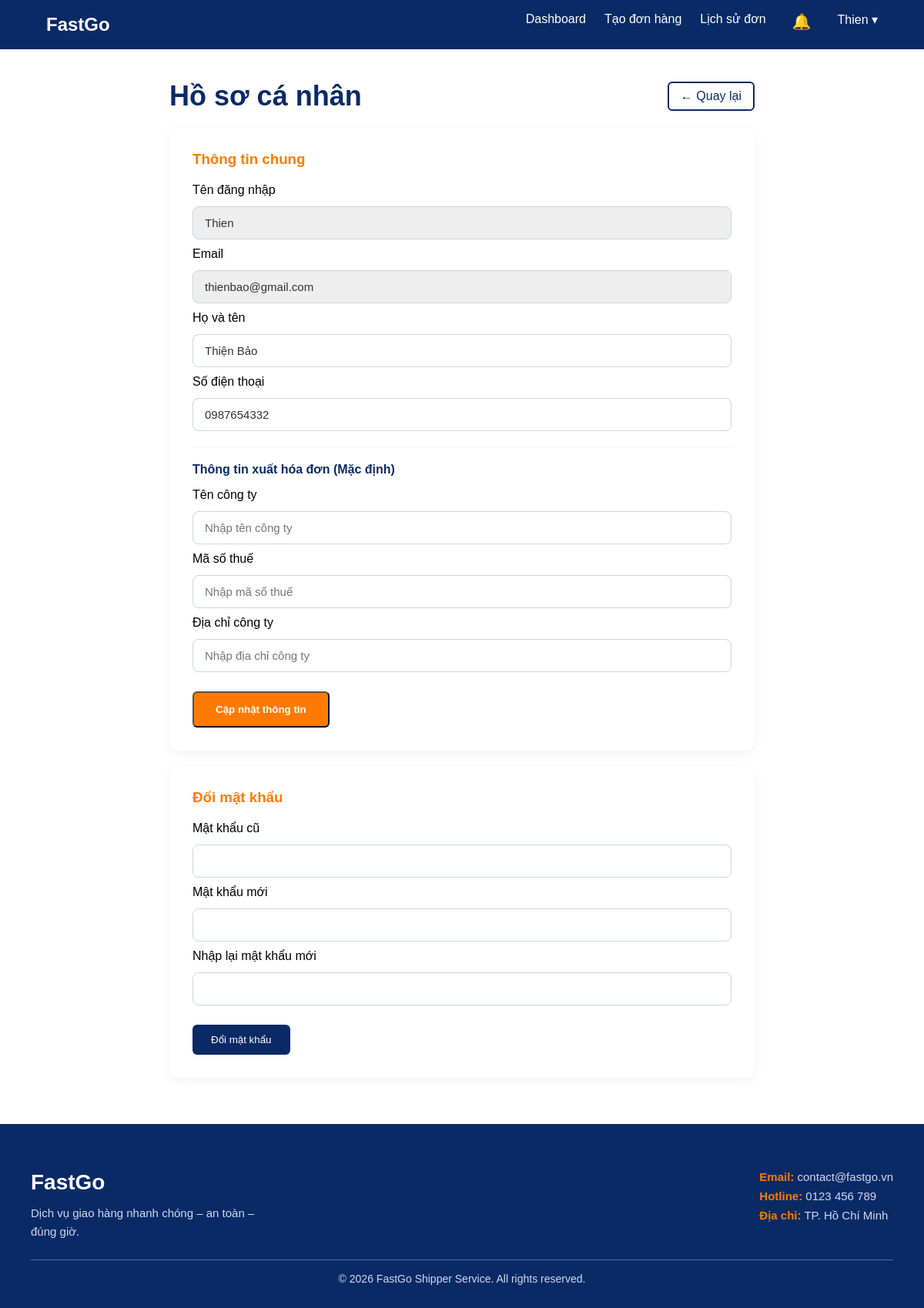
Screenshot of /profile.php (signed in) with the database file from the repository.
### tables this page shows
CREATE TABLE `users` (
    `id` int(11) NOT NULL,
    `username` varchar(50) NOT NULL,
    `fullname` varchar(100) DEFAULT NULL,
    `phone` varchar(20) DEFAULT NULL,
    `password` varchar(255) NOT NULL,
    `role` enum(
        'customer',
        'admin',
        'shipper'
    ) DEFAULT 'customer',
    `created_at` timestamp NOT NULL DEFAULT current_timestamp(),
    `email` varchar(255) DEFAULT NULL,
    `company_name` varchar(255) DEFAULT NULL,
    `tax_code` varchar(50) DEFAULT NULL,
    `company_address` text DEFAULT NULL,
    `is_locked` tinyint(1) NOT NULL DEFAULT 0,
    `lock_reason` varchar(255) DEFAULT NULL,
    `is_approved` tinyint(1) NOT NULL DEFAULT 1
);

### profile.php (the view, shortened to what this page needs)
<?php
require_once 'config/db.php';
$user_id = $_SESSION['user_id'];
$stmt = $conn->prepare("SELECT username, email, fullname, phone, company_name, tax_code, company_address FROM users WHERE id = ?");
$stmt->bind_param("i", $user_id);
$stmt->execute();
$user_info = $stmt->get_result()->fetch_assoc();
?>
<!DOCTYPE html>
<html lang="vi">
<head>
    <link rel="stylesheet" href="assets/css/styles.css?v=<?php echo time(); ?>">
</head>
<body>
    <?php include 'includes/header_user.php'; ?>
    <main class="container" style="padding: 40px 20px; max-width: 800px;">
        <div style="display:flex; justify-content:space-between; align-items:center; margin-bottom:20px;">
            <h2 class="section-title" style="margin:0;">Hồ sơ cá nhân</h2>
            <a href="dashboard.php" class="btn-secondary"
                style="color:#0a2a66; border-color:#0a2a66; padding:8px 15px;">← Quay lại</a>
        </div>
        <div class="profile-card">
            <h3 style="margin-bottom:20px; color:#ff7a00;">Thông tin chung</h3>
            <form method="POST" onsubmit="return confirm('Bạn có chắc chắn muốn lưu thay đổi thông tin cá nhân?');">
                <div class="form-group"><label>Tên đăng nhập</label><input type="text"
                        value="<?php echo htmlspecialchars($user_info['username']); ?>" disabled
                        style="background:#eee;"></div>
                <div class="form-group"><label>Email</label><input type="text"
                        value="<?php echo htmlspecialchars($user_info['email']); ?>" disabled style="background:#eee;">
                </div>
                <div class="form-group"><label>Họ và tên</label><input type="text" name="fullname"
                        value="<?php echo htmlspecialchars($user_info['fullname']); ?>" required></div>
                <div class="form-group"><label>Số điện thoại</label><input type="text" name="phone"
                        value="<?php echo htmlspecialchars($user_info['phone']); ?>" required></div>
                <hr style="margin: 20px 0; border: 0; border-top: 1px dashed #eee;">
                <h4 style="color:#0a2a66; margin-bottom:15px;">Thông tin xuất hóa đơn (Mặc định)</h4>
                <div class="form-group"><label>Tên công ty</label><input type="text" name="company_name"
                        value="<?php echo htmlspecialchars($user_info['company_name'] ?? ''); ?>"
                        placeholder="Nhập tên công ty"></div>
                <div class="form-group"><label>Mã số thuế</label><input type="text" name="tax_code"
                        value="<?php echo htmlspecialchars($user_info['tax_code'] ?? ''); ?>"
                        placeholder="Nhập mã số thuế"></div>
                <div class="form-group"><label>Địa chỉ công ty</label><input type="text" name="company_address"
                        value="<?php echo htmlspecialchars($user_info['company_address'] ?? ''); ?>"
                        placeholder="Nhập địa chỉ công ty"></div>
                <button type="submit" name="update_info" class="btn-primary" style="margin-top:15px;">Cập nhật thông
                    tin</button>
            </form>
        </div>
        <div class="profile-card">
            <h3 style="margin-bottom:20px; color:#ff7a00;">Đổi mật khẩu</h3>
            <form method="POST" onsubmit="return confirm('Bạn có chắc chắn muốn đổi mật khẩu không?');">
                <div class="form-group"><label>Mật khẩu cũ</label><input type="password" name="old_pass" required></div>
                <div class="form-group"><label>Mật khẩu mới</label><input type="password" name="new_pass" required>
                </div>
                <div class="form-group"><label>Nhập lại mật khẩu mới</label><input type="password" name="confirm_pass"
                        required></div>
                <button type="submit" name="change_pass" class="btn-secondary"
                    style="margin-top:15px; background:#0a2a66; color:white; border:none;">Đổi mật khẩu</button>
            </form>
        </div>
    </main>
    <?php include 'includes/footer.php'; ?>
</body>
</html>

### assets/css/styles.css (style rules this page uses)
* { margin: 0; padding: 0; box-sizing: border-box; font-family: "Poppins", sans-serif; }
.container { max-width: 1200px; margin: 0 auto; padding: 0 20px; }
.btn-primary { background-color: #ffcc00; color: #000; padding: 12px 24px; border-radius: 6px; font-weight: 600; text-decoration: none; }
.btn-secondary { border: 2px solid #ffffff; color: #ffffff; padding: 12px 24px; border-radius: 6px; text-decoration: none; }
.btn-primary { display: inline-block; background-color: #ff7a00; color: #ffffff; padding: 14px 28px; border-radius: 6px; text-decoration: none; font-weight: 600; }
.section-title { font-size: 36px; color: #0a2a66; margin-bottom: 12px; }
.form-group { display: flex; flex-direction: column; gap: 12px; margin-bottom: 10px; }
.form-group input, .form-group select, .form-row input, .form-row select, #contact-form textarea { width: 100%; padding: 12px 15px; border-radius: 8px; border: 1px solid #ced4da; font-size: 15px; color: #333; background-color: #ffffff; transition: all 0.3s ease; }
main { padding: 80px 40px; max-width: 900px; margin: 0 auto; }
.form-group { display: flex; flex-direction: column; }
.profile-card { background: #fff; padding: 30px; border-radius: 12px; box-shadow: 0 4px 15px rgba(0, 0, 0, 0.05); margin-bottom: 20px; }

### rows the page displays
users: username "Thien", email "thienbao@gmail.com", fullname "Thiện Bảo", phone "0987654332"

### other values shown
$_SESSION['username'] "Thien"
